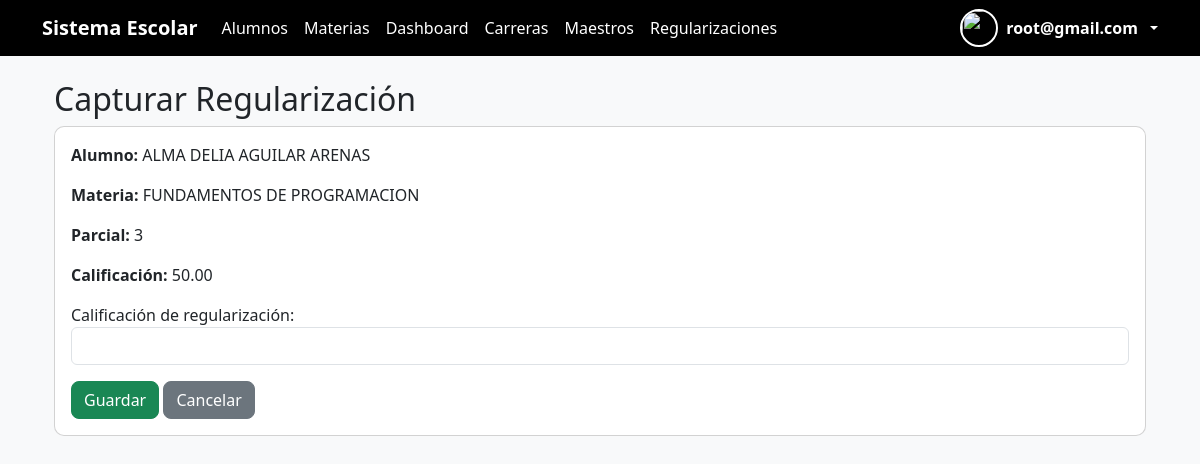
/alumnos/regularizaciones/53/ (signed in), run on the app's committed database.
### alumnos/models.py (models this page shows, shortened)
class Calificacion(models.Model):
    alumno = models.ForeignKey(Alumno, on_delete=models.CASCADE)
    materia = models.ForeignKey(Materia, on_delete=models.CASCADE)
    PARCIAL_CHOICES = [
        (1, 'Parcial 1'),
        (2, 'Parcial 2'),
        (3, 'Parcial 3'),
    ]
    parcial = models.IntegerField(choices=PARCIAL_CHOICES)
    calificacion = models.DecimalField(max_digits=5, decimal_places=2)
    regularizacion = models.DecimalField(
        max_digits=5,
        decimal_places=2,
        null=True,
        blank=True
    )
    class Meta:
        unique_together = ('alumno', 'materia', 'parcial')

class Alumno(models.Model):
    user = models.OneToOneField(User, on_delete=models.CASCADE, null=True, blank=True)
    nombre = models.CharField(max_length=100)
    correo = models.EmailField()
    carrera = models.ForeignKey(Carrera, on_delete=models.CASCADE)
    materias = models.ManyToManyField(Materia, blank=True)
    matricula = models.CharField(
        max_length=20,
        unique=True,
        blank=True,
        null=True
    )
    foto = models.ImageField(
    upload_to='alumnos/',
    null=True,
    blank=True
    )

class Materia(models.Model):
    nombre = models.CharField(max_length=100)
    clave = models.CharField(max_length=20)
    carreras = models.ManyToManyField(Carrera)
    maestro = models.ForeignKey(Maestro, on_delete=models.CASCADE, null=True, blank=True)
    DIA_CHOICES = [
    ('Lunes', 'Lunes'),
    ('Martes', 'Martes'),
    ('Miercoles', 'Miércoles'),
    ('Jueves', 'Jueves'),
    ('Viernes', 'Viernes'),
    ]
    dia = models.CharField(max_length=10, choices=DIA_CHOICES, null=True, blank=True)
    hora_inicio = models.TimeField(null=True, blank=True)
    hora_fin = models.TimeField(null=True, blank=True)
    SEMESTRE_CHOICES = [
        (1, '1° Semestre'),
        (2, '2° Semestre'),
        (3, '3° Semestre'),
        (4, '4° Semestre'),
        (5, '5° Semestre'),
        (6, '6° Semestre'),
        (7, '7° Semestre'),
        (8, '8° Semestre'),
    ]
    semestre = models.IntegerField(choices=SEMESTRE_CHOICES, default=1)

### alumnos/views.py (the view, shortened to what this page needs)
# urls.py: path('regularizaciones/<int:pk>/', views.capturar_regularizacion, name='capturar_regularizacion'),
@login_required
@permission_required('alumnos.change_calificacion', raise_exception=True)
def capturar_regularizacion(request, pk):
    config = ConfiguracionRegularizacion.objects.first()
    if not config or not config.habilitado:
        messages.error(request, "Las regularizaciones aún no están habilitadas.")
        return redirect('lista_alumnos')
    calificacion = get_object_or_404(
        Calificacion,
        pk=pk
    )
    if request.method == 'POST':
        form = RegularizacionForm(
            request.POST,
            instance=calificacion
        )
        if form.is_valid():
            form.save()
            messages.success(request, "Regularización guardada correctamente.")
            return redirect('lista_regularizaciones')
    else:
        form = RegularizacionForm(
            instance=calificacion
        )
    return render(
        request,
        'alumnos/regularizaciones/form.html',
        {
            'form': form,
            'calificacion': calificacion
        }
    )

### alumnos/forms.py
class RegularizacionForm(forms.ModelForm):
    class Meta:
        model = Calificacion
        fields = ['regularizacion']
        widgets = {
            'regularizacion': forms.NumberInput(attrs={
                'class': 'form-control',
                'min': 0,
                'max': 100,
                'step': '0.01'
            }),
        }
        labels = {
            'regularizacion': 'Calificación de regularización'
        }

### alumnos/context_processors.py (called while the page is built)
def roles_usuario(request):
    user = request.user
    if user.is_authenticated:
        return {
            'es_admin': user.is_superuser or user.groups.filter(name='admin').exists(),
            'es_maestro': user.groups.filter(name='maestro').exists(),
            'es_alumno': user.groups.filter(name='alumno').exists(),
        }
    return {}

### alumnos/templates/alumnos/regularizaciones/form.html (shortened to what this page needs)
{% extends 'base.html' %}
{% block content %}
<div class="container mt-4">
    <h2>Capturar Regularización</h2>
    <div class="card">
        <div class="card-body">
            <p><strong>Alumno:</strong> {{ calificacion.alumno.nombre }}</p>
            <p><strong>Materia:</strong> {{ calificacion.materia.nombre }}</p>
            <p><strong>Parcial:</strong> {{ calificacion.parcial }}</p>
            <p><strong>Calificación:</strong> {{ calificacion.calificacion }}</p>
            <form method="POST">
                {{ form.as_p }}
                <button class="btn btn-success">
                    Guardar
                </button>
                <a href="{% url 'lista_regularizaciones' %}"
                   class="btn btn-secondary">
                    Cancelar
                </a>
            </form>
        </div>
    </div>
</div>
{% endblock %}

### alumnos/templates/base.html (shortened to what this page needs)
{% load static %}
<!DOCTYPE html>
<html lang="es">
<head>
    <link href="https://cdn.jsdelivr.net/npm/bootstrap@5.3.7/dist/css/bootstrap.min.css" rel="stylesheet">
    <link rel="stylesheet" href="https://cdn.jsdelivr.net/npm/bootstrap-icons@1.11.3/font/bootstrap-icons.css">
</head>
<body>
{% if user.is_authenticated %}
<nav class="navbar navbar-expand-lg">
    <div class="container">
        <a class="navbar-brand" href="/alumnos/">
            Sistema Escolar
        </a>
        <div class="collapse navbar-collapse">
            <ul class="navbar-nav me-auto">
                {% if es_admin %}
                    <li class="nav-item">
                        <a class="nav-link" href="/alumnos">Alumnos</a>
                    </li>
                    <li class="nav-item">
                        <a class="nav-link" href="/alumnos/materias/">Materias</a>
                    </li>
                    <li class="nav-item">
                        <a class="nav-link" href="/alumnos/dashboard/">Dashboard</a>
                    </li>
                    <li class="nav-item">
                        <a class="nav-link" href="{% url 'lista_carreras' %}">Carreras</a>
                    </li>
                    <li class="nav-item">
                        <a class="nav-link" href="{% url 'lista_maestros' %}">Maestros</a>
                    </li>
                {% endif %}
                    {% if es_admin or es_maestro %}
                        <li class="nav-item">
                            <a class="nav-link" href="{% url 'lista_regularizaciones' %}">
                                Regularizaciones
                            </a>
                        </li>
                    {% endif %}
            </ul>
<div class="dropdown">
    <a class="d-flex align-items-center gap-2 text-white text-decoration-none dropdown-toggle"
       href="#"
       role="button"
       data-bs-toggle="dropdown">
        {% if es_admin and request.user.directivo %}
            {% if request.user.directivo.foto %}
                <img src="{{ request.user.directivo.foto.url }}" class="avatar-navbar">
            {% else %}
                <img src="{% static 'img/avatar.jpg' %}" class="avatar-navbar">
            {% endif %}
            <div class="d-none d-md-block">
                <div class="fw-bold">{{ request.user.directivo.nombre }}</div>
            </div>
        {% else %}
            <img src="{% static 'img/avatar.jpg' %}" class="avatar-navbar">
            <div class="d-none d-md-block">
                <div class="fw-bold">{{ request.user.username }}</div>
            </div>
        {% endif %}
    </a>
</div>
        </div>
    </div>
</nav>
{% endif %}
<div class="container mt-4">
    {% block content %}
    {% endblock %}
</div>
<div id="toast-container" class="position-fixed top-0 end-0 p-3" style="z-index: 9999;"></div>
</body>
</html>

### alumnos/templates/base.html (style rules this page uses)
body { background-color: #f8f9fa; }
.navbar { background-color: black; }
.navbar-brand { font-weight: bold; color: white; }
.nav-link { color: white; }
.card { border-radius: 10px; }
.btn { border-radius: 8px; }
.avatar-navbar { width:38px; height:38px; border-radius:50%; object-fit:cover; border:2px solid white; }

### data on the page
Calificacion: alumno.nombre "ALMA DELIA AGUILAR ARENAS", materia.nombre "FUNDAMENTOS DE PROGRAMACION", parcial "3", calificacion "50.00"

### other printed values
{{ request.user.username }} "root@gmail.com"
